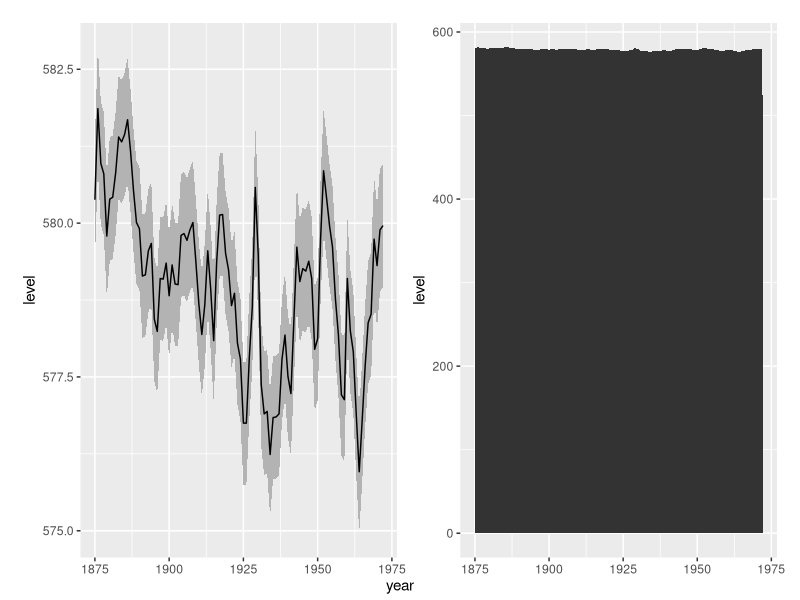
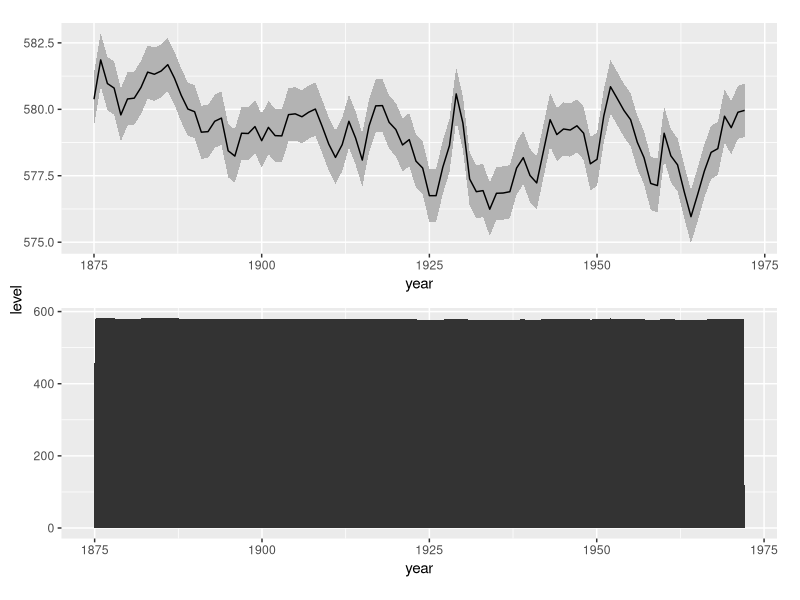

Source code (R) for these figures, in order:
## ---- chunk 1
# Create templates for knitr code chunks --------------------------------------
knitr::opts_template$set(
  no.message = list(message = FALSE, warning = FALSE)
)
## ---- chunk 2
library(ggplot2)
library(patchwork)
## ---- chunk 3
huron <- data.frame(year = 1875:1972, level = as.vector(LakeHuron))
h <- ggplot(huron, aes(year))

h1 <- h +
  geom_ribbon(aes(ymin = level - 1, ymax = level + 1), fill = "grey70") +
  geom_line(aes(y = level))

h2 <- h + geom_area(aes(y = level))
## ---- chunk 4
# Create the patchwork, dropping the x-axis labels from the plots, and setting
# the margins
h_patch <- h1 + h2 & xlab(NULL) & theme(plot.margin = margin(5.5, 5.5, 0, 5.5))

# Use the tag label as an x-axis label
wrap_elements(panel = h_patch) +
  labs(tag = "year") +
  theme(
    plot.tag = element_text(size = rel(1)),
    plot.tag.position = "bottom"
  )
## ---- chunk 5
# Create the patchwork, dropping the y-axis labels from the plots, and setting
# the margins
h_patch <- h1 / h2 & ylab(NULL) & theme(plot.margin = margin(5.5, 5.5, 5.5, 0))

# Use the tag label as a y-axis label
wrap_elements(h_patch) +
  labs(tag = "level") +
  theme(
    plot.tag = element_text(size = rel(1), angle = 90),
    plot.tag.position = "left"
  )
